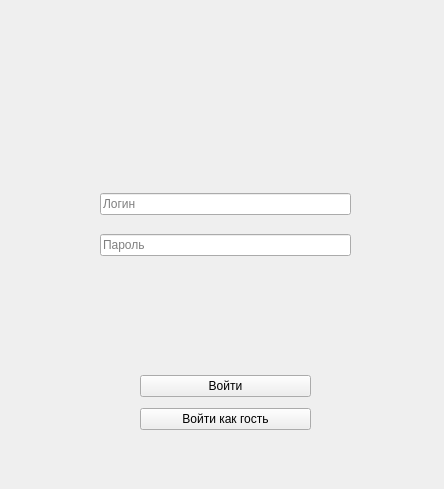
<?xml version="1.0" encoding="UTF-8"?>
<ui version="4.0">
 <class>Form</class>
 <widget class="QWidget" name="Form">
  <property name="geometry">
   <rect>
    <x>0</x>
    <y>0</y>
    <width>444</width>
    <height>489</height>
   </rect>
  </property>
  <property name="windowTitle">
   <string>Авторизация</string>
  </property>
  <widget class="QWidget" name="">
   <property name="geometry">
    <rect>
     <x>140</x>
     <y>370</y>
     <width>171</width>
     <height>65</height>
    </rect>
   </property>
   <layout class="QGridLayout" name="gridLayout">
    <item row="0" column="0">
     <widget class="QPushButton" name="enter_btn">
      <property name="text">
       <string>Войти</string>
      </property>
     </widget>
    </item>
    <item row="1" column="0">
     <widget class="QPushButton" name="guest_btn">
      <property name="text">
       <string>Войти как гость</string>
      </property>
     </widget>
    </item>
   </layout>
  </widget>
  <widget class="QWidget" name="">
   <property name="geometry">
    <rect>
     <x>100</x>
     <y>180</y>
     <width>251</width>
     <height>91</height>
    </rect>
   </property>
   <layout class="QGridLayout" name="gridLayout_2">
    <item row="0" column="0">
     <widget class="QLineEdit" name="login_l">
      <property name="placeholderText">
       <string>Логин</string>
      </property>
     </widget>
    </item>
    <item row="1" column="0">
     <widget class="QLineEdit" name="password_l">
      <property name="placeholderText">
       <string>Пароль</string>
      </property>
     </widget>
    </item>
   </layout>
  </widget>
 </widget>
 <resources/>
 <connections/>
</ui>
